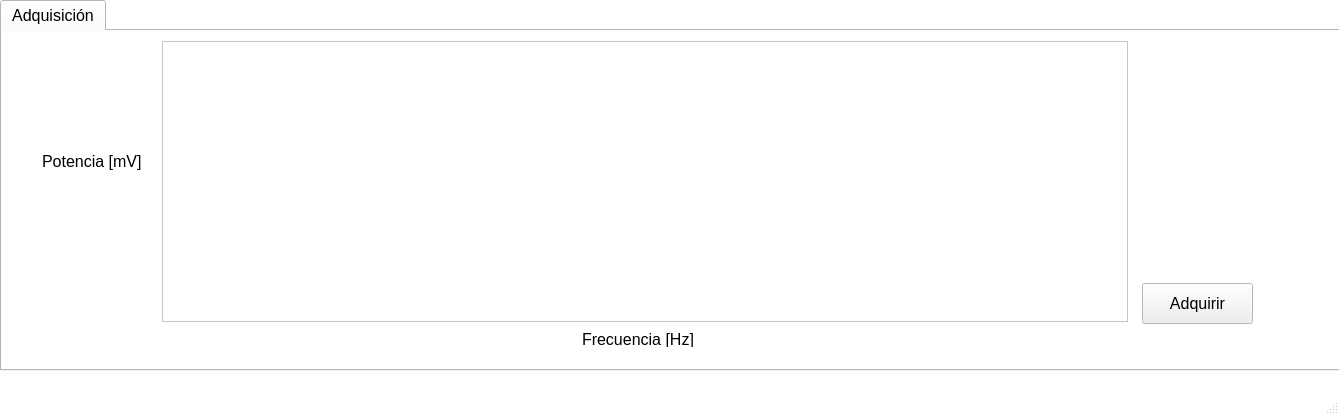
<?xml version="1.0" encoding="UTF-8"?>
<ui version="4.0">
 <class>MainWindow</class>
 <widget class="QMainWindow" name="MainWindow">
  <property name="geometry">
   <rect>
    <x>0</x>
    <y>0</y>
    <width>1339</width>
    <height>415</height>
   </rect>
  </property>
  <property name="palette">
   <palette>
    <active>
     <colorrole role="Base">
      <brush brushstyle="SolidPattern">
       <color alpha="255">
        <red>255</red>
        <green>255</green>
        <blue>255</blue>
       </color>
      </brush>
     </colorrole>
     <colorrole role="Window">
      <brush brushstyle="SolidPattern">
       <color alpha="255">
        <red>255</red>
        <green>255</green>
        <blue>255</blue>
       </color>
      </brush>
     </colorrole>
    </active>
    <inactive>
     <colorrole role="Base">
      <brush brushstyle="SolidPattern">
       <color alpha="255">
        <red>255</red>
        <green>255</green>
        <blue>255</blue>
       </color>
      </brush>
     </colorrole>
     <colorrole role="Window">
      <brush brushstyle="SolidPattern">
       <color alpha="255">
        <red>255</red>
        <green>255</green>
        <blue>255</blue>
       </color>
      </brush>
     </colorrole>
    </inactive>
    <disabled>
     <colorrole role="Base">
      <brush brushstyle="SolidPattern">
       <color alpha="255">
        <red>255</red>
        <green>255</green>
        <blue>255</blue>
       </color>
      </brush>
     </colorrole>
     <colorrole role="Window">
      <brush brushstyle="SolidPattern">
       <color alpha="255">
        <red>255</red>
        <green>255</green>
        <blue>255</blue>
       </color>
      </brush>
     </colorrole>
    </disabled>
   </palette>
  </property>
  <property name="windowTitle">
   <string>Adquisicion</string>
  </property>
  <widget class="QWidget" name="centralwidget">
   <widget class="QTabWidget" name="Ventana">
    <property name="geometry">
     <rect>
      <x>0</x>
      <y>0</y>
      <width>1341</width>
      <height>371</height>
     </rect>
    </property>
    <property name="font">
     <font>
      <pointsize>12</pointsize>
     </font>
    </property>
    <property name="currentIndex">
     <number>0</number>
    </property>
    <widget class="QWidget" name="Adquisicion">
     <attribute name="title">
      <string>Adquisición</string>
     </attribute>
     <widget class="QScrollArea" name="Inicio">
      <property name="geometry">
       <rect>
        <x>0</x>
        <y>-10</y>
        <width>1341</width>
        <height>351</height>
       </rect>
      </property>
      <property name="palette">
       <palette>
        <active>
         <colorrole role="Midlight">
          <brush brushstyle="SolidPattern">
           <color alpha="255">
            <red>255</red>
            <green>255</green>
            <blue>255</blue>
           </color>
          </brush>
         </colorrole>
         <colorrole role="Base">
          <brush brushstyle="SolidPattern">
           <color alpha="255">
            <red>255</red>
            <green>255</green>
            <blue>255</blue>
           </color>
          </brush>
         </colorrole>
         <colorrole role="Window">
          <brush brushstyle="SolidPattern">
           <color alpha="255">
            <red>255</red>
            <green>255</green>
            <blue>255</blue>
           </color>
          </brush>
         </colorrole>
        </active>
        <inactive>
         <colorrole role="Midlight">
          <brush brushstyle="SolidPattern">
           <color alpha="255">
            <red>255</red>
            <green>255</green>
            <blue>255</blue>
           </color>
          </brush>
         </colorrole>
         <colorrole role="Base">
          <brush brushstyle="SolidPattern">
           <color alpha="255">
            <red>255</red>
            <green>255</green>
            <blue>255</blue>
           </color>
          </brush>
         </colorrole>
         <colorrole role="Window">
          <brush brushstyle="SolidPattern">
           <color alpha="255">
            <red>255</red>
            <green>255</green>
            <blue>255</blue>
           </color>
          </brush>
         </colorrole>
        </inactive>
        <disabled>
         <colorrole role="Midlight">
          <brush brushstyle="SolidPattern">
           <color alpha="255">
            <red>255</red>
            <green>255</green>
            <blue>255</blue>
           </color>
          </brush>
         </colorrole>
         <colorrole role="Base">
          <brush brushstyle="SolidPattern">
           <color alpha="255">
            <red>255</red>
            <green>255</green>
            <blue>255</blue>
           </color>
          </brush>
         </colorrole>
         <colorrole role="Window">
          <brush brushstyle="SolidPattern">
           <color alpha="255">
            <red>255</red>
            <green>255</green>
            <blue>255</blue>
           </color>
          </brush>
         </colorrole>
        </disabled>
       </palette>
      </property>
      <property name="toolTip">
       <string/>
      </property>
      <property name="frameShape">
       <enum>QFrame::NoFrame</enum>
      </property>
      <property name="widgetResizable">
       <bool>true</bool>
      </property>
      <widget class="QWidget" name="Adquisicion_2">
       <property name="geometry">
        <rect>
         <x>0</x>
         <y>0</y>
         <width>1341</width>
         <height>351</height>
        </rect>
       </property>
       <widget class="QLabel" name="logo">
        <property name="geometry">
         <rect>
          <x>1160</x>
          <y>20</y>
          <width>171</width>
          <height>111</height>
         </rect>
        </property>
        <property name="text">
         <string/>
        </property>
       </widget>
       <widget class="QWidget" name="horizontalLayoutWidget">
        <property name="geometry">
         <rect>
          <x>160</x>
          <y>20</y>
          <width>966</width>
          <height>281</height>
         </rect>
        </property>
        <layout class="QHBoxLayout" name="horizontalLayout_3">
         <item>
          <widget class="PlotWidget" name="Plot">
           <property name="minimumSize">
            <size>
             <width>479</width>
             <height>82</height>
            </size>
           </property>
           <property name="backgroundBrush">
            <brush brushstyle="NoBrush">
             <color alpha="255">
              <red>255</red>
              <green>255</green>
              <blue>255</blue>
             </color>
            </brush>
           </property>
           <property name="foregroundBrush">
            <brush brushstyle="NoBrush">
             <color alpha="255">
              <red>255</red>
              <green>255</green>
              <blue>255</blue>
             </color>
            </brush>
           </property>
          </widget>
         </item>
        </layout>
       </widget>
       <widget class="QLabel" name="label_7">
        <property name="geometry">
         <rect>
          <x>580</x>
          <y>310</y>
          <width>111</width>
          <height>16</height>
         </rect>
        </property>
        <property name="text">
         <string>Frecuencia [Hz]</string>
        </property>
       </widget>
       <widget class="QLabel" name="label_9">
        <property name="geometry">
         <rect>
          <x>40</x>
          <y>130</y>
          <width>121</width>
          <height>20</height>
         </rect>
        </property>
        <property name="sizePolicy">
         <sizepolicy hsizetype="Preferred" vsizetype="Preferred">
          <horstretch>0</horstretch>
          <verstretch>33</verstretch>
         </sizepolicy>
        </property>
        <property name="layoutDirection">
         <enum>Qt::RightToLeft</enum>
        </property>
        <property name="text">
         <string>Potencia [mV]</string>
        </property>
       </widget>
       <widget class="QPushButton" name="adquirir">
        <property name="geometry">
         <rect>
          <x>1140</x>
          <y>262</y>
          <width>111</width>
          <height>41</height>
         </rect>
        </property>
        <property name="text">
         <string>Adquirir</string>
        </property>
       </widget>
      </widget>
     </widget>
    </widget>
   </widget>
  </widget>
  <widget class="QMenuBar" name="menubar">
   <property name="geometry">
    <rect>
     <x>0</x>
     <y>0</y>
     <width>1339</width>
     <height>22</height>
    </rect>
   </property>
  </widget>
  <widget class="QStatusBar" name="statusbar"/>
 </widget>
 <customwidgets>
  <customwidget>
   <class>PlotWidget</class>
   <extends>QGraphicsView</extends>
   <header location="global">pyqtgraph.h</header>
  </customwidget>
 </customwidgets>
 <resources/>
 <connections/>
</ui>
